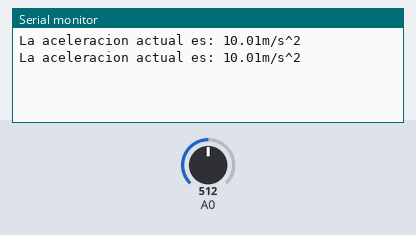
A sketch run on a simulated Arduino Uno, built with avr-gcc and run on an emulated ATmega328P. Shown: the last lines printed to the serial monitor. The inputs (shaded band) are chosen by the test bench; at power-on: A0 = 512.

Above: at 1.8 s.
1.9 s: A0 set to 716
At 2.8 s:
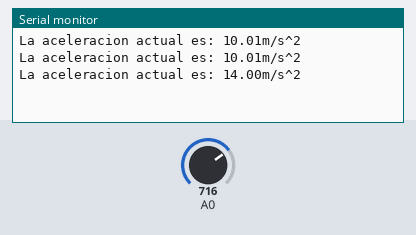
3.4 s: A0 set to 900
At 4.7 s:
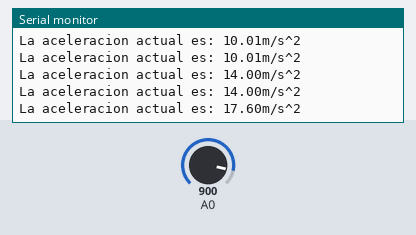
Timing chart, 0 to 6.4 s (numbered marks = the images above; inputs shaded):
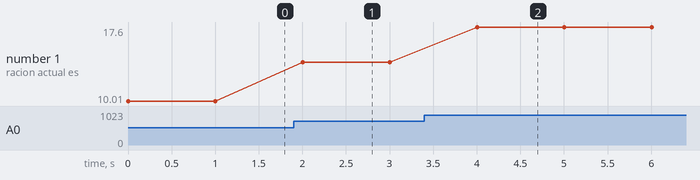

The sketch:

examen1.ino
```cpp
float v = 0.0;
float A = 0.0;
void setup() {
  pinMode(A0,INPUT);
  Serial.begin(9600);

}

void loop() {
  v = analogRead(A0);
  A= float((v*20)/1023);
  Serial.print("La aceleracion actual es: ");
  Serial.print(A);
  Serial.println("m/s^2");
  delay(1000);
}
```

Measured:
- after the input at 1.9 s, the serial monitor: prints a new line after 0.10 s (image 1)
- after the input at 3.4 s, the serial monitor: prints a new line after 0.60 s (image 2)
- plotted number 1: 10.01 → 14 after the input at 1.9 s, 14 → 17.6 after the input at 3.4 s
